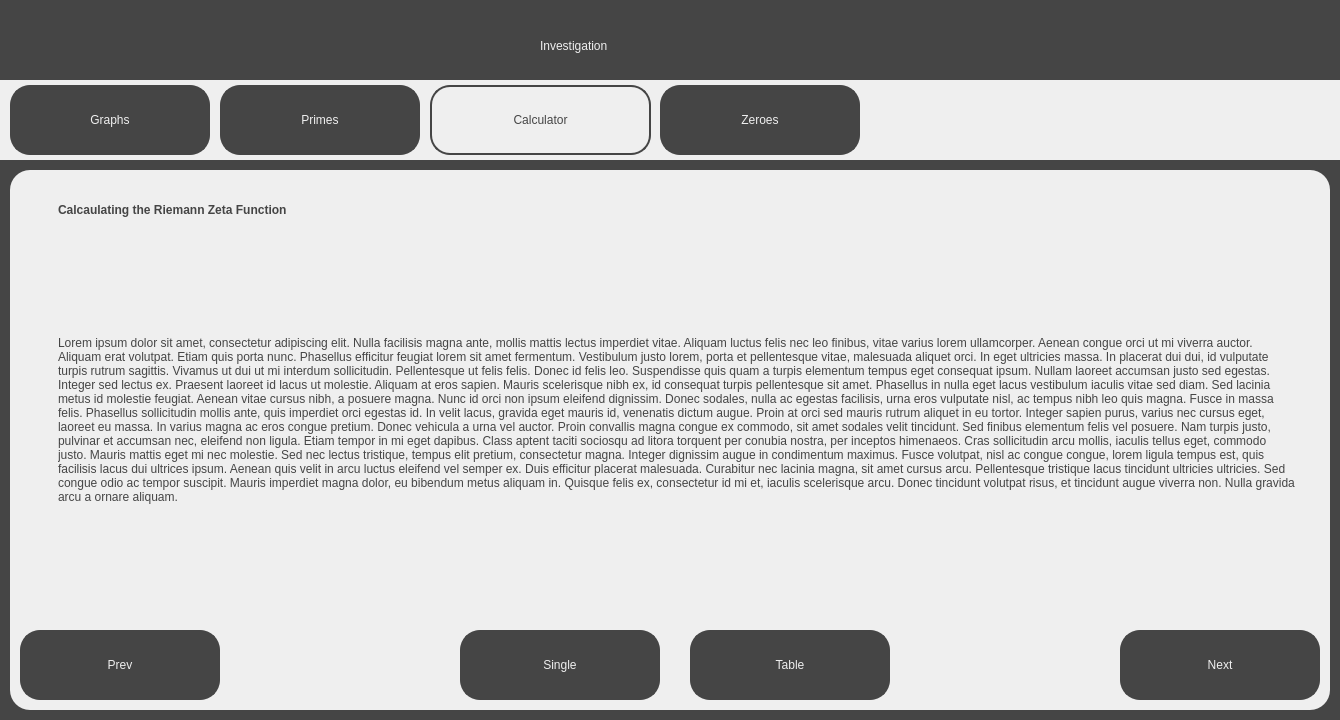
<?xml version="1.0" encoding="UTF-8"?>
<ui version="4.0">
 <class>CalculatorScreen</class>
 <widget class="QDialog" name="CalculatorScreen">
  <property name="geometry">
   <rect>
    <x>0</x>
    <y>0</y>
    <width>1340</width>
    <height>720</height>
   </rect>
  </property>
  <property name="windowTitle">
   <string>Visualising the Riemann Hypothesis - Investigation</string>
  </property>
  <property name="sizeGripEnabled">
   <bool>false</bool>
  </property>
  <widget class="QWidget" name="widget" native="true">
   <property name="geometry">
    <rect>
     <x>0</x>
     <y>0</y>
     <width>1340</width>
     <height>720</height>
    </rect>
   </property>
   <property name="styleSheet">
    <string notr="true">background-color: rgb(69, 69, 69);</string>
   </property>
   <widget class="QLabel" name="Title">
    <property name="geometry">
     <rect>
      <x>540</x>
      <y>20</y>
      <width>271</width>
      <height>51</height>
     </rect>
    </property>
    <property name="styleSheet">
     <string notr="true">font: 36pt &quot;Sans Serif&quot;; color:rgb(239, 239, 239)</string>
    </property>
    <property name="text">
     <string>Investigation</string>
    </property>
   </widget>
   <widget class="QWidget" name="TabBar" native="true">
    <property name="geometry">
     <rect>
      <x>0</x>
      <y>80</y>
      <width>1340</width>
      <height>80</height>
     </rect>
    </property>
    <property name="styleSheet">
     <string notr="true">background-color: rgb(239, 239, 239);</string>
    </property>
    <widget class="QPushButton" name="GraphsTab">
     <property name="geometry">
      <rect>
       <x>10</x>
       <y>5</y>
       <width>200</width>
       <height>70</height>
      </rect>
     </property>
     <property name="cursor">
      <cursorShape>PointingHandCursor</cursorShape>
     </property>
     <property name="styleSheet">
      <string notr="true">border: 2px solid;
border-radius: 20px;
border-color:rgb(69, 69, 69);
background-color: rgb(69, 69,69);
font: 36pt &quot;Sans Serif&quot;; color:rgb(239, 239, 239);
</string>
     </property>
     <property name="text">
      <string>Graphs</string>
     </property>
    </widget>
    <widget class="QPushButton" name="PrimesTab">
     <property name="geometry">
      <rect>
       <x>220</x>
       <y>5</y>
       <width>200</width>
       <height>70</height>
      </rect>
     </property>
     <property name="cursor">
      <cursorShape>PointingHandCursor</cursorShape>
     </property>
     <property name="styleSheet">
      <string notr="true">border: 2px solid;
border-radius: 20px;
border-color:rgb(69, 69, 69);
background-color: rgb(69, 69, 69);
font: 36pt &quot;Sans Serif&quot;; color:rgb(239, 239, 239);
</string>
     </property>
     <property name="text">
      <string>Primes</string>
     </property>
    </widget>
    <widget class="QPushButton" name="CalculatorTab">
     <property name="geometry">
      <rect>
       <x>430</x>
       <y>5</y>
       <width>221</width>
       <height>70</height>
      </rect>
     </property>
     <property name="cursor">
      <cursorShape>PointingHandCursor</cursorShape>
     </property>
     <property name="styleSheet">
      <string notr="true">border: 2px solid;
border-radius: 20px;
border-color:rgb(69, 69, 69);
background-color: rgb(239, 239, 239);
font: 36pt &quot;Sans Serif&quot;; color:rgb(69, 69, 69);
</string>
     </property>
     <property name="text">
      <string>Calculator</string>
     </property>
    </widget>
    <widget class="QPushButton" name="ZeroesTab">
     <property name="geometry">
      <rect>
       <x>660</x>
       <y>5</y>
       <width>200</width>
       <height>70</height>
      </rect>
     </property>
     <property name="cursor">
      <cursorShape>PointingHandCursor</cursorShape>
     </property>
     <property name="styleSheet">
      <string notr="true">border: 2px solid;
border-radius: 20px;
border-color:rgb(69, 69, 69);
background-color: rgb(69, 69, 69);
font: 36pt &quot;Sans Serif&quot;; color:rgb(239, 239, 239);
</string>
     </property>
     <property name="text">
      <string>Zeroes</string>
     </property>
    </widget>
   </widget>
   <widget class="QWidget" name="MainWidget" native="true">
    <property name="geometry">
     <rect>
      <x>10</x>
      <y>170</y>
      <width>1320</width>
      <height>540</height>
     </rect>
    </property>
    <property name="styleSheet">
     <string notr="true">background-color: rgb(239, 239, 239);
border-radius: 20px;</string>
    </property>
    <widget class="QPushButton" name="PrevButton">
     <property name="geometry">
      <rect>
       <x>10</x>
       <y>460</y>
       <width>200</width>
       <height>70</height>
      </rect>
     </property>
     <property name="cursor">
      <cursorShape>PointingHandCursor</cursorShape>
     </property>
     <property name="styleSheet">
      <string notr="true">border: 2px solid;
border-radius: 20px;
border-color:rgb(69, 69, 69);
background-color: rgb(69, 69, 69);
font: 36pt &quot;Sans Serif&quot;; color:rgb(239, 239, 239);
</string>
     </property>
     <property name="text">
      <string>Prev</string>
     </property>
    </widget>
    <widget class="QPushButton" name="NextButton">
     <property name="geometry">
      <rect>
       <x>1110</x>
       <y>460</y>
       <width>200</width>
       <height>70</height>
      </rect>
     </property>
     <property name="cursor">
      <cursorShape>PointingHandCursor</cursorShape>
     </property>
     <property name="styleSheet">
      <string notr="true">border: 2px solid;
border-radius: 20px;
border-color:rgb(69, 69, 69);
background-color: rgb(69, 69, 69);
font: 36pt &quot;Sans Serif&quot;; color:rgb(239, 239, 239);
</string>
     </property>
     <property name="text">
      <string>Next</string>
     </property>
    </widget>
    <widget class="QLabel" name="SubTitleText">
     <property name="geometry">
      <rect>
       <x>40</x>
       <y>20</y>
       <width>681</width>
       <height>41</height>
      </rect>
     </property>
     <property name="styleSheet">
      <string notr="true">font: 25pt &quot;Sans Serif&quot;; color:rgb(69, 69, 69);
background-color: rgb(239, 239, 239); padding: 5px;</string>
     </property>
     <property name="text">
      <string>&lt;html&gt;&lt;head/&gt;&lt;body&gt;&lt;p&gt;&lt;span style=&quot; font-weight:600;&quot;&gt;Calcaulating the Riemann Zeta Function&lt;/span&gt;&lt;/p&gt;&lt;/body&gt;&lt;/html&gt;</string>
     </property>
    </widget>
    <widget class="QLabel" name="MainText">
     <property name="geometry">
      <rect>
       <x>40</x>
       <y>80</y>
       <width>1251</width>
       <height>341</height>
      </rect>
     </property>
     <property name="styleSheet">
      <string notr="true">font: 13pt &quot;Sans Serif&quot;; color:rgb(69, 69, 69);
background-color: rgb(239, 239, 239); padding: 5px;</string>
     </property>
     <property name="text">
      <string>&lt;html&gt;&lt;head/&gt;&lt;body&gt;&lt;p&gt;Lorem ipsum dolor sit amet, consectetur adipiscing elit. Nulla facilisis magna ante, mollis mattis lectus imperdiet vitae. Aliquam luctus felis nec leo finibus, vitae varius lorem ullamcorper. Aenean congue orci ut mi viverra auctor. Aliquam erat volutpat. Etiam quis porta nunc. Phasellus efficitur feugiat lorem sit amet fermentum. Vestibulum justo lorem, porta et pellentesque vitae, malesuada aliquet orci. In eget ultricies massa. In placerat dui dui, id vulputate turpis rutrum sagittis. Vivamus ut dui ut mi interdum sollicitudin. Pellentesque ut felis felis. Donec id felis leo. Suspendisse quis quam a turpis elementum tempus eget consequat ipsum. Nullam laoreet accumsan justo sed egestas. Integer sed lectus ex. Praesent laoreet id lacus ut molestie. Aliquam at eros sapien. Mauris scelerisque nibh ex, id consequat turpis pellentesque sit amet. Phasellus in nulla eget lacus vestibulum iaculis vitae sed diam. Sed lacinia metus id molestie feugiat. Aenean vitae cursus nibh, a posuere magna. Nunc id orci non ipsum eleifend dignissim. Donec sodales, nulla ac egestas facilisis, urna eros vulputate nisl, ac tempus nibh leo quis magna. Fusce in massa felis. Phasellus sollicitudin mollis ante, quis imperdiet orci egestas id. In velit lacus, gravida eget mauris id, venenatis dictum augue. Proin at orci sed mauris rutrum aliquet in eu tortor. Integer sapien purus, varius nec cursus eget, laoreet eu massa. In varius magna ac eros congue pretium. Donec vehicula a urna vel auctor. Proin convallis magna congue ex commodo, sit amet sodales velit tincidunt. Sed finibus elementum felis vel posuere. Nam turpis justo, pulvinar et accumsan nec, eleifend non ligula. Etiam tempor in mi eget dapibus. Class aptent taciti sociosqu ad litora torquent per conubia nostra, per inceptos himenaeos. Cras sollicitudin arcu mollis, iaculis tellus eget, commodo justo. Mauris mattis eget mi nec molestie. Sed nec lectus tristique, tempus elit pretium, consectetur magna. Integer dignissim augue in condimentum maximus. Fusce volutpat, nisl ac congue congue, lorem ligula tempus est, quis facilisis lacus dui ultrices ipsum. Aenean quis velit in arcu luctus eleifend vel semper ex. Duis efficitur placerat malesuada. Curabitur nec lacinia magna, sit amet cursus arcu. Pellentesque tristique lacus tincidunt ultricies ultricies. Sed congue odio ac tempor suscipit. Mauris imperdiet magna dolor, eu bibendum metus aliquam in. Quisque felis ex, consectetur id mi et, iaculis scelerisque arcu. Donec tincidunt volutpat risus, et tincidunt augue viverra non. Nulla gravida arcu a ornare aliquam.&lt;/p&gt;&lt;/body&gt;&lt;/html&gt;</string>
     </property>
     <property name="wordWrap">
      <bool>true</bool>
     </property>
    </widget>
    <widget class="QPushButton" name="SingleButton">
     <property name="geometry">
      <rect>
       <x>450</x>
       <y>460</y>
       <width>200</width>
       <height>70</height>
      </rect>
     </property>
     <property name="cursor">
      <cursorShape>PointingHandCursor</cursorShape>
     </property>
     <property name="styleSheet">
      <string notr="true">border: 2px solid;
border-radius: 20px;
border-color:rgb(69, 69, 69);
background-color: rgb(69, 69, 69);
font: 36pt &quot;Sans Serif&quot;; color:rgb(239, 239, 239);
</string>
     </property>
     <property name="text">
      <string>Single</string>
     </property>
    </widget>
    <widget class="QPushButton" name="TableButton">
     <property name="geometry">
      <rect>
       <x>680</x>
       <y>460</y>
       <width>200</width>
       <height>70</height>
      </rect>
     </property>
     <property name="cursor">
      <cursorShape>PointingHandCursor</cursorShape>
     </property>
     <property name="styleSheet">
      <string notr="true">border: 2px solid;
border-radius: 20px;
border-color:rgb(69, 69, 69);
background-color: rgb(69, 69, 69);
font: 36pt &quot;Sans Serif&quot;; color:rgb(239, 239, 239);
</string>
     </property>
     <property name="text">
      <string>Table</string>
     </property>
    </widget>
   </widget>
  </widget>
 </widget>
 <resources/>
 <connections/>
</ui>
